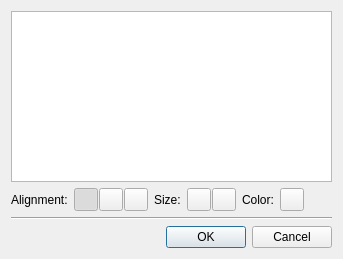
<?xml version="1.0" encoding="UTF-8"?>
<ui version="4.0">
 <class>ScreenshotCommentInput</class>
 <widget class="QDialog" name="ScreenshotCommentInput">
  <property name="geometry">
   <rect>
    <x>0</x>
    <y>0</y>
    <width>343</width>
    <height>259</height>
   </rect>
  </property>
  <property name="windowTitle">
   <string>Enter a text</string>
  </property>
  <layout class="QGridLayout" name="gridLayout">
   <item row="1" column="0">
    <layout class="QHBoxLayout" name="horizontalLayout_3">
     <item>
      <widget class="QLabel" name="label">
       <property name="text">
        <string>Alignment:</string>
       </property>
      </widget>
     </item>
     <item>
      <layout class="QHBoxLayout" name="horizontalLayout">
       <property name="spacing">
        <number>1</number>
       </property>
       <item>
        <widget class="QToolButton" name="pushAlignLeft">
         <property name="icon">
          <iconset resource="tht.qrc">
           <normaloff>:/images/align-left.png</normaloff>:/images/align-left.png</iconset>
         </property>
         <property name="checkable">
          <bool>true</bool>
         </property>
         <property name="checked">
          <bool>true</bool>
         </property>
         <property name="autoExclusive">
          <bool>true</bool>
         </property>
        </widget>
       </item>
       <item>
        <widget class="QToolButton" name="pushAlignCenter">
         <property name="icon">
          <iconset resource="tht.qrc">
           <normaloff>:/images/align-center.png</normaloff>:/images/align-center.png</iconset>
         </property>
         <property name="checkable">
          <bool>true</bool>
         </property>
         <property name="autoExclusive">
          <bool>true</bool>
         </property>
        </widget>
       </item>
       <item>
        <widget class="QToolButton" name="pushAlignRight">
         <property name="icon">
          <iconset resource="tht.qrc">
           <normaloff>:/images/align-right.png</normaloff>:/images/align-right.png</iconset>
         </property>
         <property name="checkable">
          <bool>true</bool>
         </property>
         <property name="autoExclusive">
          <bool>true</bool>
         </property>
        </widget>
       </item>
      </layout>
     </item>
     <item>
      <widget class="QLabel" name="label_2">
       <property name="text">
        <string>Size:</string>
       </property>
      </widget>
     </item>
     <item>
      <layout class="QHBoxLayout" name="horizontalLayout_2">
       <property name="spacing">
        <number>1</number>
       </property>
       <item>
        <widget class="QToolButton" name="pushFontDown">
         <property name="icon">
          <iconset resource="tht.qrc">
           <normaloff>:/images/arrow-down.png</normaloff>:/images/arrow-down.png</iconset>
         </property>
        </widget>
       </item>
       <item>
        <widget class="QToolButton" name="pushFontUp">
         <property name="icon">
          <iconset resource="tht.qrc">
           <normaloff>:/images/arrow-up.png</normaloff>:/images/arrow-up.png</iconset>
         </property>
        </widget>
       </item>
      </layout>
     </item>
     <item>
      <widget class="QLabel" name="label_3">
       <property name="text">
        <string>Color:</string>
       </property>
      </widget>
     </item>
     <item>
      <widget class="QToolButton" name="pushColor"/>
     </item>
     <item>
      <spacer name="horizontalSpacer">
       <property name="orientation">
        <enum>Qt::Horizontal</enum>
       </property>
       <property name="sizeHint" stdset="0">
        <size>
         <width>0</width>
         <height>20</height>
        </size>
       </property>
      </spacer>
     </item>
    </layout>
   </item>
   <item row="2" column="0">
    <widget class="Line" name="line">
     <property name="orientation">
      <enum>Qt::Horizontal</enum>
     </property>
    </widget>
   </item>
   <item row="3" column="0">
    <widget class="QDialogButtonBox" name="buttonBox">
     <property name="orientation">
      <enum>Qt::Horizontal</enum>
     </property>
     <property name="standardButtons">
      <set>QDialogButtonBox::Cancel|QDialogButtonBox::Ok</set>
     </property>
    </widget>
   </item>
   <item row="0" column="0">
    <widget class="QTextEdit" name="text">
     <property name="acceptRichText">
      <bool>false</bool>
     </property>
    </widget>
   </item>
  </layout>
 </widget>
 <tabstops>
  <tabstop>text</tabstop>
  <tabstop>pushFontDown</tabstop>
  <tabstop>pushFontUp</tabstop>
  <tabstop>buttonBox</tabstop>
 </tabstops>
 <resources>
  <include location="tht.qrc"/>
 </resources>
 <connections>
  <connection>
   <sender>buttonBox</sender>
   <signal>accepted()</signal>
   <receiver>ScreenshotCommentInput</receiver>
   <slot>accept()</slot>
   <hints>
    <hint type="sourcelabel">
     <x>258</x>
     <y>312</y>
    </hint>
    <hint type="destinationlabel">
     <x>157</x>
     <y>274</y>
    </hint>
   </hints>
  </connection>
  <connection>
   <sender>buttonBox</sender>
   <signal>rejected()</signal>
   <receiver>ScreenshotCommentInput</receiver>
   <slot>reject()</slot>
   <hints>
    <hint type="sourcelabel">
     <x>305</x>
     <y>312</y>
    </hint>
    <hint type="destinationlabel">
     <x>286</x>
     <y>274</y>
    </hint>
   </hints>
  </connection>
  <connection>
   <sender>pushFontDown</sender>
   <signal>clicked()</signal>
   <receiver>ScreenshotCommentInput</receiver>
   <slot>slotFontDown()</slot>
   <hints>
    <hint type="sourcelabel">
     <x>204</x>
     <y>193</y>
    </hint>
    <hint type="destinationlabel">
     <x>110</x>
     <y>323</y>
    </hint>
   </hints>
  </connection>
  <connection>
   <sender>pushFontUp</sender>
   <signal>clicked()</signal>
   <receiver>ScreenshotCommentInput</receiver>
   <slot>slotFontUp()</slot>
   <hints>
    <hint type="sourcelabel">
     <x>233</x>
     <y>193</y>
    </hint>
    <hint type="destinationlabel">
     <x>162</x>
     <y>323</y>
    </hint>
   </hints>
  </connection>
  <connection>
   <sender>pushAlignLeft</sender>
   <signal>toggled(bool)</signal>
   <receiver>ScreenshotCommentInput</receiver>
   <slot>slotAlignChanged(bool)</slot>
   <hints>
    <hint type="sourcelabel">
     <x>64</x>
     <y>193</y>
    </hint>
    <hint type="destinationlabel">
     <x>309</x>
     <y>32</y>
    </hint>
   </hints>
  </connection>
  <connection>
   <sender>pushAlignCenter</sender>
   <signal>toggled(bool)</signal>
   <receiver>ScreenshotCommentInput</receiver>
   <slot>slotAlignChanged(bool)</slot>
   <hints>
    <hint type="sourcelabel">
     <x>93</x>
     <y>193</y>
    </hint>
    <hint type="destinationlabel">
     <x>309</x>
     <y>53</y>
    </hint>
   </hints>
  </connection>
  <connection>
   <sender>pushAlignRight</sender>
   <signal>toggled(bool)</signal>
   <receiver>ScreenshotCommentInput</receiver>
   <slot>slotAlignChanged(bool)</slot>
   <hints>
    <hint type="sourcelabel">
     <x>122</x>
     <y>193</y>
    </hint>
    <hint type="destinationlabel">
     <x>309</x>
     <y>79</y>
    </hint>
   </hints>
  </connection>
  <connection>
   <sender>pushColor</sender>
   <signal>clicked()</signal>
   <receiver>ScreenshotCommentInput</receiver>
   <slot>slotChangeColor()</slot>
   <hints>
    <hint type="sourcelabel">
     <x>91</x>
     <y>247</y>
    </hint>
    <hint type="destinationlabel">
     <x>338</x>
     <y>242</y>
    </hint>
   </hints>
  </connection>
 </connections>
 <slots>
  <slot>slotFontDown()</slot>
  <slot>slotFontUp()</slot>
  <slot>slotAlignChanged(bool)</slot>
  <slot>slotChangeColor()</slot>
 </slots>
</ui>
